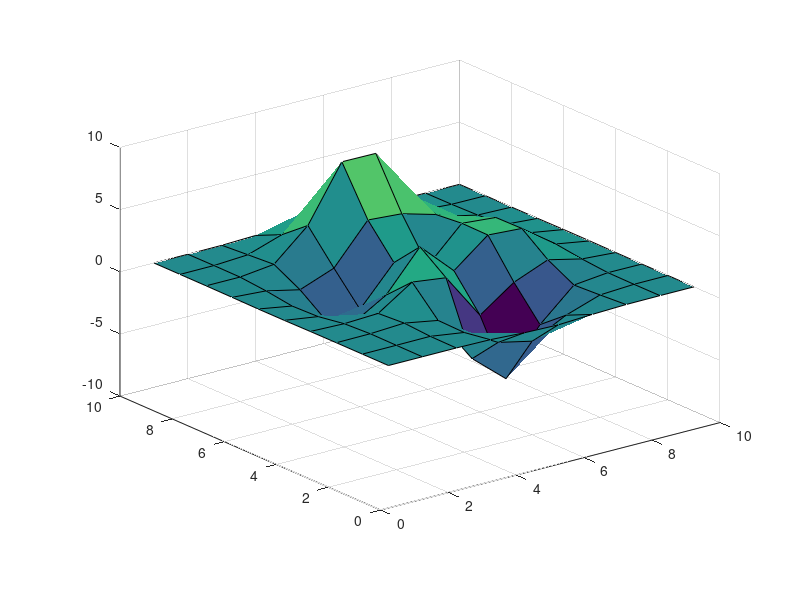

The MATLAB script that drew this image: (Note: this script raises an error after producing the figure.)
%=============================================================================
% Copyright (c) 2016-present Allan CORNET (Nelson)
%=============================================================================
% This file is part of Nelson.
%=============================================================================
% LICENCE_BLOCK_BEGIN
% SPDX-License-Identifier: LGPL-3.0-or-later
% LICENCE_BLOCK_END
%=============================================================================
% <--WEIGHT 2-->
% <--ADV-CLI MODE-->
%=============================================================================
close all
%=============================================================================
f = figure('Visible', 'off', 'InnerPosition', [100 100 320 240], 'Color', [1 1 1]);
ax = axes('Parent', f, 'Position', [0.15 0.15 0.75 0.75]);
Z = peaks(10);
surf(ax, Z);
view(3);
ax.Projection = 'orthographic';
drawnow();
orthographicFrame = getframe(f).cdata;
ax.Projection = 'perspective';
ax.CameraViewAngle = 20;
drawnow();
perspectiveFrame = getframe(f).cdata;
asserts.isequal(ax.CameraViewAngleMode, 'manual');
asserts.istrue(frame_delta(orthographicFrame, perspectiveFrame) > 0);
close(f);
%=============================================================================
%=============================================================================
function assert_mode_switch(h, propertyName, modeName, value)
  set(h, modeName, 'auto');
  set(h, propertyName, value);
  asserts.isequal(get(h, modeName), 'manual');
end

%=============================================================================
function delta = frame_delta(a, b)
  delta = sum(abs(double(a(:)) - double(b(:))));
end
%=============================================================================
function frameSize = expectedFrameSize(f)
  position = f.Position;
  ratio = f.DevicePixelRatio;
  frameSize = [round(position(4) * ratio), round(position(3) * ratio), 3];
end
%=============================================================================
function [left, top, right, bottom] = axes_edges(frame, ax)
  imageHeight = size(frame, 1);
  imageWidth = size(frame, 2);
  position = ax.Position;
  left = max(3, round(position(1) * imageWidth));
  right = min(imageWidth - 2, round((position(1) + position(3)) * imageWidth));
  top = max(3, round((1 - position(2) - position(4)) * imageHeight));
  bottom = min(imageHeight - 2, round((1 - position(2)) * imageHeight));
end
%=============================================================================
function ratio = dark_ratio(region)
  dark = region(:, :, 1) < 180 & region(:, :, 2) < 180 & region(:, :, 3) < 180;
  ratio = sum(dark(:)) / numel(dark);
end
%=============================================================================
function len = bottom_tick_length(frame, ax, direction)
  [left, ~, right, bottom] = axes_edges(frame, ax);
  x = round((left + right) / 2);
  len = 0;
  started = false;
  if strcmp(direction, 'in')
    rows = (bottom - 1):-1:1;
  else
    rows = (bottom + 1):size(frame, 1);
  end
  for y = rows
    region = frame(y, x - 1:x + 1, :);
    hit = dark_ratio(region) > 0;
    if hit
      len = len + 1;
      started = true;
    elseif started
      return;
    end
  end
end
%=============================================================================
function count = tick_label_dark_pixel_count(frame, ax)
  [left, top, ~, bottom] = axes_edges(frame, ax);
  dark = frame(:, :, 1) < 180 & frame(:, :, 2) < 180 & frame(:, :, 3) < 180;
  dark(max(1, bottom - 2):min(size(frame, 1), bottom + 2), :) = false;
  dark(:, max(1, left - 2):min(size(frame, 2), left + 2)) = false;
  labelMask = false(size(dark));
  labelMask(max(1, top - 30):min(size(frame, 1), bottom + 30), :) = true;
  count = sum(dark(:) & labelMask(:));
end
%=============================================================================
